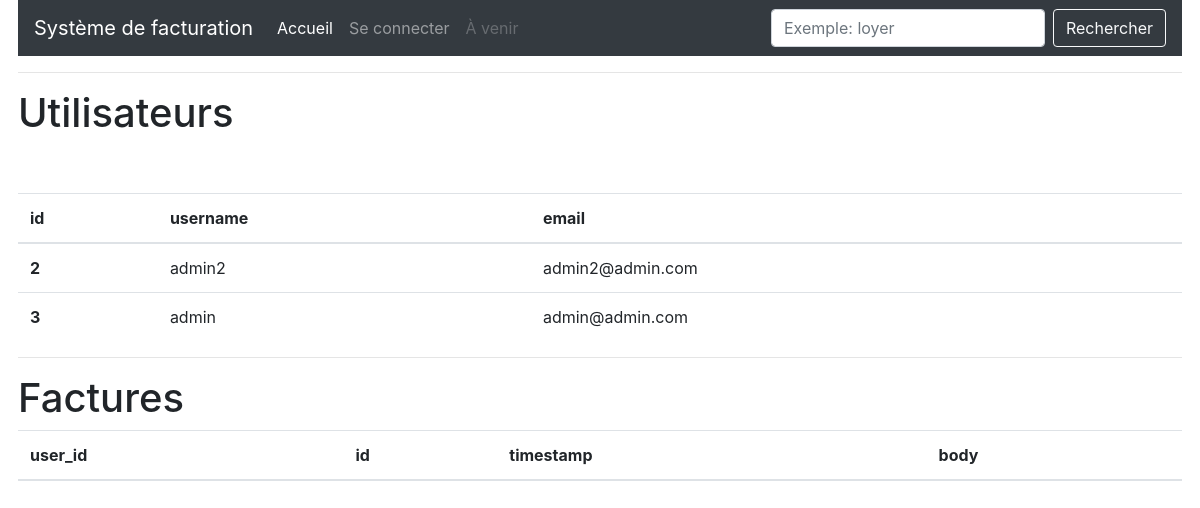
Screenshot of /all with the database file from the repository.
### app/models.py (models this page shows, shortened)
class User(UserMixin, db.Model):
    id = db.Column(db.Integer, primary_key=True)
    username = db.Column(db.String(64), index=True, unique=True)
    email = db.Column(db.String(120), index=True, unique=True)
    password_hash = db.Column(db.String(128))
    factures = db.relationship('Facture', backref='author', lazy='dynamic')
    about_me = db.Column(db.String(140))
    last_seen = db.Column(db.DateTime, default=datetime.utcnow)

### app/routes.py (the view)
@app.route('/all')
def all():
    users = User.query.all()
    factures = Facture.query.all()
    return render_template('all.html', users=users, factures=factures)

### app/routes.py (called while the page is built)
@app.before_request
def before_request():
    if current_user.is_authenticated:
        current_user.last_seen = datetime.utcnow()
        db.session.commit()

### app/templates/all.html (shortened to what this page needs)
{% extends "base.html" %}
{% block app_content %}
  <h1>Utilisateurs</h1>
  <table class="table table-hover">
    <thead>
      <tr>
        <th scope="col">id</th>
        <th scope="col">username</th>
        <th scope="col">email</th>
      </tr>
    </thead>
    <tbody>
      {% for u in users %}
        <tr>
          <th scope="row">{{ u.id }}</th>
          <td>{{ u.username }}</td>
          <td>{{ u.email }}</td>
        </tr>
        <br>
      {% endfor %}
    </tbody>
  </table>
  <hr>
  <h1>Factures</h1>
  <table class="table table-hover">
    <thead>
      <tr>
        <th scope="col">user_id</th>
        <th scope="col">id</th>
        <th scope="col">timestamp</th>
        <th scope="col">body</th>
      </tr>
    </thead>
  </table>
{% endblock %}

### rows the page displays
User: id "2", username "admin2", email "admin2@admin.com"
User: id "3", username "admin", email "admin@admin.com"
